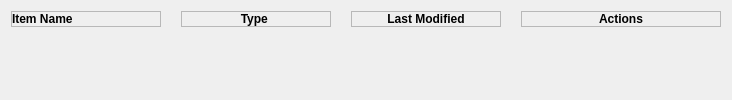
        <widget class="QWidget" name="passwordTab">
         <attribute name="icon">
          <iconset resource="../Qss/icons/_icons.qrc">
           <normaloff>:/material_design/icons/material_design/password.png</normaloff>:/material_design/icons/material_design/password.png</iconset>
         </attribute>
         <attribute name="title">
          <string>Passwords</string>
         </attribute>
         <layout class="QVBoxLayout" name="verticalLayout_3">
          <item>
           <widget class="QWidget" name="tabHeader" native="true">
            <property name="maximumSize">
             <size>
              <width>16777215</width>
              <height>20</height>
             </size>
            </property>
            <layout class="QGridLayout" name="gridLayout_2">
             <property name="leftMargin">
              <number>0</number>
             </property>
             <property name="topMargin">
              <number>0</number>
             </property>
             <property name="rightMargin">
              <number>0</number>
             </property>
             <property name="bottomMargin">
              <number>0</number>
             </property>
             <property name="horizontalSpacing">
              <number>10</number>
             </property>
             <property name="verticalSpacing">
              <number>0</number>
             </property>
             <item row="0" column="0">
              <widget class="QFrame" name="frame_10">
               <property name="minimumSize">
                <size>
                 <width>150</width>
                 <height>0</height>
                </size>
               </property>
               <property name="maximumSize">
                <size>
                 <width>150</width>
                 <height>16777215</height>
                </size>
               </property>
               <property name="frameShape">
                <enum>QFrame::Shape::StyledPanel</enum>
               </property>
               <property name="frameShadow">
                <enum>QFrame::Shadow::Raised</enum>
               </property>
               <layout class="QHBoxLayout" name="horizontalLayout_11">
                <property name="spacing">
                 <number>0</number>
                </property>
                <property name="leftMargin">
                 <number>0</number>
                </property>
                <property name="topMargin">
                 <number>0</number>
                </property>
                <property name="rightMargin">
                 <number>0</number>
                </property>
                <property name="bottomMargin">
                 <number>0</number>
                </property>
                <item>
                 <widget class="QLabel" name="label_8">
                  <property name="font">
                   <font>
                    <bold>true</bold>
                   </font>
                  </property>
                  <property name="text">
                   <string>Item Name</string>
                  </property>
                 </widget>
                </item>
               </layout>
              </widget>
             </item>
             <item row="0" column="6">
              <widget class="QCustomVerticalSeparator" name="customVerticalSeparator_6">
               <property name="maximumSize">
                <size>
                 <width>16777215</width>
                 <height>20</height>
                </size>
               </property>
              </widget>
             </item>
             <item row="0" column="4">
              <widget class="QCustomVerticalSeparator" name="customVerticalSeparator_5">
               <property name="maximumSize">
                <size>
                 <width>16777215</width>
                 <height>20</height>
                </size>
               </property>
              </widget>
             </item>
             <item row="0" column="7">
              <widget class="QFrame" name="frame_9">
               <property name="minimumSize">
                <size>
                 <width>200</width>
                 <height>0</height>
                </size>
               </property>
               <property name="maximumSize">
                <size>
                 <width>200</width>
                 <height>16777215</height>
                </size>
               </property>
               <property name="frameShape">
                <enum>QFrame::Shape::StyledPanel</enum>
               </property>
               <property name="frameShadow">
                <enum>QFrame::Shadow::Raised</enum>
               </property>
               <layout class="QHBoxLayout" name="horizontalLayout_10">
                <property name="spacing">
                 <number>10</number>
                </property>
                <property name="leftMargin">
                 <number>0</number>
                </property>
                <property name="topMargin">
                 <number>0</number>
                </property>
                <property name="rightMargin">
                 <number>0</number>
                </property>
                <property name="bottomMargin">
                 <number>0</number>
                </property>
                <item alignment="Qt::AlignmentFlag::AlignHCenter">
                 <widget class="QLabel" name="label_7">
                  <property name="font">
                   <font>
                    <bold>true</bold>
                   </font>
                  </property>
                  <property name="text">
                   <string>Actions</string>
                  </property>
                 </widget>
                </item>
               </layout>
              </widget>
             </item>
             <item row="0" column="3">
              <widget class="QFrame" name="frame_7">
               <property name="minimumSize">
                <size>
                 <width>150</width>
                 <height>0</height>
                </size>
               </property>
               <property name="maximumSize">
                <size>
                 <width>150</width>
                 <height>16777215</height>
                </size>
               </property>
               <property name="frameShape">
                <enum>QFrame::Shape::StyledPanel</enum>
               </property>
               <property name="frameShadow">
                <enum>QFrame::Shadow::Raised</enum>
               </property>
               <layout class="QHBoxLayout" name="horizontalLayout_8">
                <property name="spacing">
                 <number>0</number>
                </property>
                <property name="leftMargin">
                 <number>0</number>
                </property>
                <property name="topMargin">
                 <number>0</number>
                </property>
                <property name="rightMargin">
                 <number>0</number>
                </property>
                <property name="bottomMargin">
                 <number>0</number>
                </property>
                <item>
                 <widget class="QLabel" name="label_5">
                  <property name="font">
                   <font>
                    <bold>true</bold>
                   </font>
                  </property>
                  <property name="text">
                   <string>Type </string>
                  </property>
                  <property name="alignment">
                   <set>Qt::AlignmentFlag::AlignCenter</set>
                  </property>
                 </widget>
                </item>
               </layout>
              </widget>
             </item>
             <item row="0" column="5">
              <widget class="QFrame" name="frame_8">
               <property name="minimumSize">
                <size>
                 <width>150</width>
                 <height>0</height>
                </size>
               </property>
               <property name="maximumSize">
                <size>
                 <width>150</width>
                 <height>16777215</height>
                </size>
               </property>
               <property name="frameShape">
                <enum>QFrame::Shape::StyledPanel</enum>
               </property>
               <property name="frameShadow">
                <enum>QFrame::Shadow::Raised</enum>
               </property>
               <layout class="QHBoxLayout" name="horizontalLayout_9">
                <property name="spacing">
                 <number>0</number>
                </property>
                <property name="leftMargin">
                 <number>0</number>
                </property>
                <property name="topMargin">
                 <number>0</number>
                </property>
                <property name="rightMargin">
                 <number>0</number>
                </property>
                <property name="bottomMargin">
                 <number>0</number>
                </property>
                <item>
                 <widget class="QLabel" name="label_6">
                  <property name="font">
                   <font>
                    <bold>true</bold>
                   </font>
                  </property>
                  <property name="text">
                   <string>Last Modified</string>
                  </property>
                  <property name="alignment">
                   <set>Qt::AlignmentFlag::AlignCenter</set>
                  </property>
                 </widget>
                </item>
               </layout>
              </widget>
             </item>
             <item row="0" column="2">
              <widget class="QCustomVerticalSeparator" name="customVerticalSeparator_4">
               <property name="maximumSize">
                <size>
                 <width>16777215</width>
                 <height>20</height>
                </size>
               </property>
              </widget>
             </item>
            </layout>
           </widget>
          </item>
          <item>
           <widget class="QCustomHorizontalSeparator" name="customHorizontalSeparator"/>
          </item>
          <item>
           <widget class="QWidget" name="passwordList" native="true">
            <layout class="QVBoxLayout" name="verticalLayout_5">
             <property name="leftMargin">
              <number>0</number>
             </property>
             <property name="topMargin">
              <number>0</number>
             </property>
             <property name="rightMargin">
              <number>0</number>
             </property>
             <property name="bottomMargin">
              <number>0</number>
             </property>
            </layout>
           </widget>
          </item>
          <item>
           <spacer name="verticalSpacer">
            <property name="orientation">
             <enum>Qt::Orientation::Vertical</enum>
            </property>
            <property name="sizeHint" stdset="0">
             <size>
              <width>20</width>
              <height>40</height>
             </size>
            </property>
           </spacer>
          </item>
         </layout>
        </widget>
